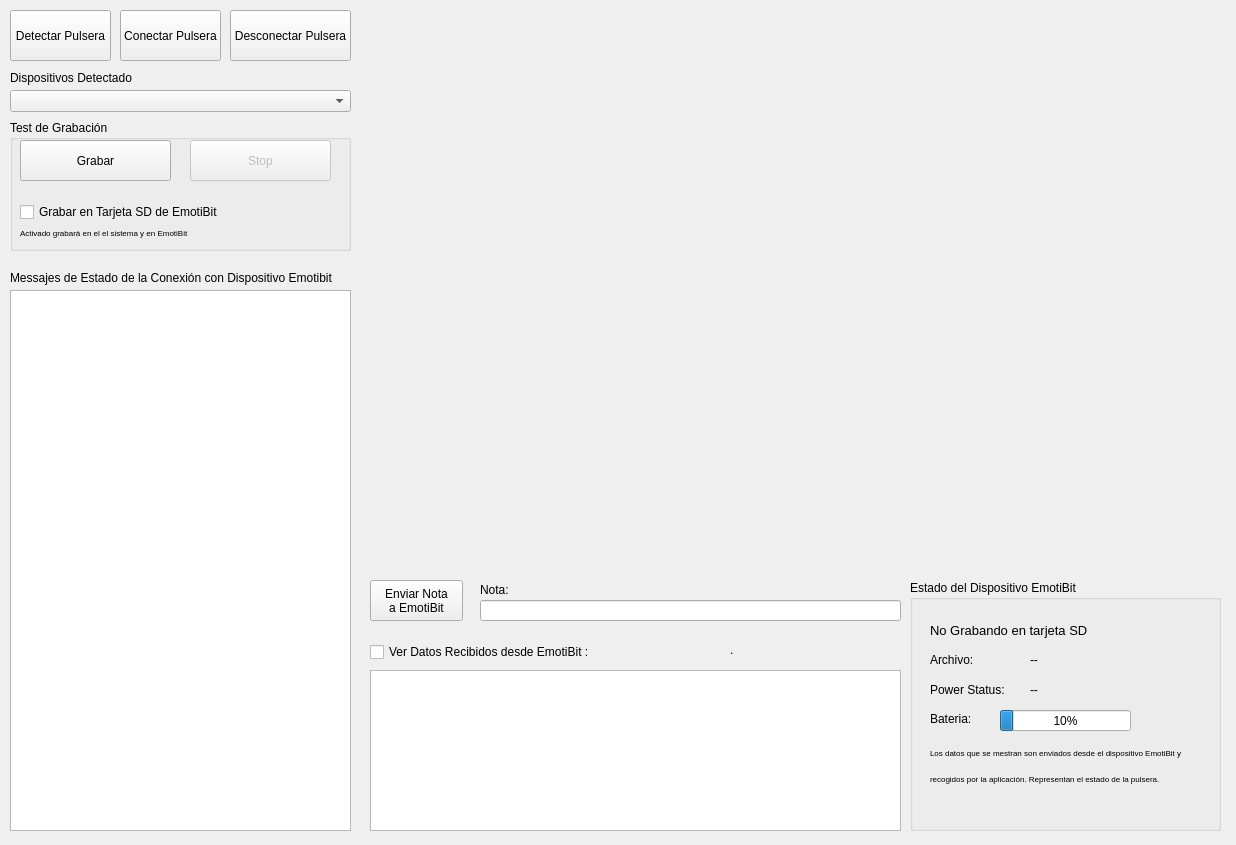
<?xml version="1.0" encoding="UTF-8"?>
<ui version="4.0">
 <class>FormVistaEmotiBit</class>
 <widget class="QWidget" name="FormVistaEmotiBit">
  <property name="geometry">
   <rect>
    <x>0</x>
    <y>0</y>
    <width>1236</width>
    <height>845</height>
   </rect>
  </property>
  <property name="focusPolicy">
   <enum>Qt::StrongFocus</enum>
  </property>
  <property name="windowTitle">
   <string>Form</string>
  </property>
  <widget class="QPushButton" name="pushButtonNota">
   <property name="geometry">
    <rect>
     <x>370</x>
     <y>580</y>
     <width>93</width>
     <height>41</height>
    </rect>
   </property>
   <property name="text">
    <string>Enviar Nota 
a EmotiBit</string>
   </property>
  </widget>
  <widget class="QPushButton" name="pushButtonConectar">
   <property name="geometry">
    <rect>
     <x>120</x>
     <y>10</y>
     <width>101</width>
     <height>51</height>
    </rect>
   </property>
   <property name="text">
    <string>Conectar Pulsera</string>
   </property>
  </widget>
  <widget class="QTextBrowser" name="textBrowserPaquetes">
   <property name="geometry">
    <rect>
     <x>370</x>
     <y>670</y>
     <width>531</width>
     <height>161</height>
    </rect>
   </property>
  </widget>
  <widget class="QGroupBox" name="groupBox_2">
   <property name="geometry">
    <rect>
     <x>910</x>
     <y>580</y>
     <width>311</width>
     <height>251</height>
    </rect>
   </property>
   <property name="title">
    <string>Estado del Dispositivo EmotiBit</string>
   </property>
   <widget class="QLabel" name="label_Grabar">
    <property name="geometry">
     <rect>
      <x>20</x>
      <y>40</y>
      <width>191</width>
      <height>20</height>
     </rect>
    </property>
    <property name="font">
     <font>
      <pointsize>10</pointsize>
      <bold>false</bold>
     </font>
    </property>
    <property name="text">
     <string>No Grabando en tarjeta SD</string>
    </property>
   </widget>
   <widget class="QLabel" name="label_PowerStatus">
    <property name="geometry">
     <rect>
      <x>20</x>
      <y>100</y>
      <width>81</width>
      <height>20</height>
     </rect>
    </property>
    <property name="text">
     <string>Power Status:</string>
    </property>
   </widget>
   <widget class="QLabel" name="labelBateria">
    <property name="geometry">
     <rect>
      <x>20</x>
      <y>129</y>
      <width>63</width>
      <height>20</height>
     </rect>
    </property>
    <property name="text">
     <string>Bateria:</string>
    </property>
   </widget>
   <widget class="QProgressBar" name="progressBarBatery">
    <property name="enabled">
     <bool>true</bool>
    </property>
    <property name="geometry">
     <rect>
      <x>90</x>
      <y>130</y>
      <width>131</width>
      <height>21</height>
     </rect>
    </property>
    <property name="toolTip">
     <string/>
    </property>
    <property name="autoFillBackground">
     <bool>true</bool>
    </property>
    <property name="value">
     <number>10</number>
    </property>
    <property name="alignment">
     <set>Qt::AlignLeading|Qt::AlignLeft|Qt::AlignVCenter</set>
    </property>
    <property name="textVisible">
     <bool>true</bool>
    </property>
    <property name="invertedAppearance">
     <bool>false</bool>
    </property>
   </widget>
   <widget class="QLabel" name="label_nombreArchivo">
    <property name="geometry">
     <rect>
      <x>120</x>
      <y>70</y>
      <width>281</width>
      <height>20</height>
     </rect>
    </property>
    <property name="text">
     <string>--</string>
    </property>
   </widget>
   <widget class="QLabel" name="label_2">
    <property name="geometry">
     <rect>
      <x>20</x>
      <y>70</y>
      <width>63</width>
      <height>20</height>
     </rect>
    </property>
    <property name="text">
     <string>Archivo:</string>
    </property>
   </widget>
   <widget class="QLabel" name="label_Modo">
    <property name="geometry">
     <rect>
      <x>120</x>
      <y>100</y>
      <width>241</width>
      <height>20</height>
     </rect>
    </property>
    <property name="text">
     <string>--</string>
    </property>
   </widget>
   <widget class="QLabel" name="label_4">
    <property name="geometry">
     <rect>
      <x>20</x>
      <y>170</y>
      <width>351</width>
      <height>41</height>
     </rect>
    </property>
    <property name="text">
     <string>&lt;html&gt;&lt;head/&gt;&lt;body&gt;&lt;p&gt;&lt;span style=&quot; vertical-align:super;&quot;&gt;Los datos que se mestran son enviados desde el dispositivo EmotiBit y&lt;/span&gt;&lt;/p&gt;&lt;p&gt;&lt;span style=&quot; vertical-align:super;&quot;&gt;recogidos por la aplicación.   Representan el estado de la pulsera.&lt;/span&gt;&lt;/p&gt;&lt;/body&gt;&lt;/html&gt;</string>
    </property>
   </widget>
  </widget>
  <widget class="QCheckBox" name="checkBoxPaquetesRecibidos">
   <property name="geometry">
    <rect>
     <x>370</x>
     <y>640</y>
     <width>531</width>
     <height>24</height>
    </rect>
   </property>
   <property name="text">
    <string>Ver Datos Recibidos desde EmotiBit :</string>
   </property>
  </widget>
  <widget class="QLineEdit" name="lineEditNota">
   <property name="geometry">
    <rect>
     <x>480</x>
     <y>600</y>
     <width>421</width>
     <height>21</height>
    </rect>
   </property>
  </widget>
  <widget class="QComboBox" name="comboBoxDispositivos">
   <property name="geometry">
    <rect>
     <x>10</x>
     <y>90</y>
     <width>341</width>
     <height>22</height>
    </rect>
   </property>
  </widget>
  <widget class="QLabel" name="label_5">
   <property name="geometry">
    <rect>
     <x>480</x>
     <y>580</y>
     <width>63</width>
     <height>20</height>
    </rect>
   </property>
   <property name="text">
    <string>Nota:</string>
   </property>
  </widget>
  <widget class="QLabel" name="label">
   <property name="geometry">
    <rect>
     <x>10</x>
     <y>270</y>
     <width>341</width>
     <height>16</height>
    </rect>
   </property>
   <property name="text">
    <string>Messajes de Estado de la Conexión con Dispositivo Emotibit</string>
   </property>
  </widget>
  <widget class="QLabel" name="label_3">
   <property name="geometry">
    <rect>
     <x>10</x>
     <y>70</y>
     <width>131</width>
     <height>16</height>
    </rect>
   </property>
   <property name="text">
    <string>Dispositivos Detectado</string>
   </property>
  </widget>
  <widget class="FormPlot" name="widget" native="true">
   <property name="geometry">
    <rect>
     <x>370</x>
     <y>10</y>
     <width>851</width>
     <height>561</height>
    </rect>
   </property>
   <property name="palette">
    <palette>
     <active>
      <colorrole role="Button">
       <brush brushstyle="SolidPattern">
        <color alpha="255">
         <red>241</red>
         <green>244</green>
         <blue>242</blue>
        </color>
       </brush>
      </colorrole>
      <colorrole role="Light">
       <brush brushstyle="SolidPattern">
        <color alpha="255">
         <red>236</red>
         <green>239</green>
         <blue>237</blue>
        </color>
       </brush>
      </colorrole>
      <colorrole role="Dark">
       <brush brushstyle="SolidPattern">
        <color alpha="255">
         <red>85</red>
         <green>255</green>
         <blue>0</blue>
        </color>
       </brush>
      </colorrole>
      <colorrole role="Mid">
       <brush brushstyle="SolidPattern">
        <color alpha="255">
         <red>255</red>
         <green>255</green>
         <blue>127</blue>
        </color>
       </brush>
      </colorrole>
      <colorrole role="Shadow">
       <brush brushstyle="SolidPattern">
        <color alpha="255">
         <red>255</red>
         <green>255</green>
         <blue>255</blue>
        </color>
       </brush>
      </colorrole>
      <colorrole role="PlaceholderText">
       <brush brushstyle="SolidPattern">
        <color alpha="128">
         <red>252</red>
         <green>255</green>
         <blue>252</blue>
        </color>
       </brush>
      </colorrole>
     </active>
     <inactive>
      <colorrole role="Button">
       <brush brushstyle="SolidPattern">
        <color alpha="255">
         <red>241</red>
         <green>244</green>
         <blue>242</blue>
        </color>
       </brush>
      </colorrole>
      <colorrole role="Light">
       <brush brushstyle="SolidPattern">
        <color alpha="255">
         <red>252</red>
         <green>255</green>
         <blue>252</blue>
        </color>
       </brush>
      </colorrole>
      <colorrole role="Dark">
       <brush brushstyle="SolidPattern">
        <color alpha="255">
         <red>85</red>
         <green>255</green>
         <blue>0</blue>
        </color>
       </brush>
      </colorrole>
      <colorrole role="Mid">
       <brush brushstyle="SolidPattern">
        <color alpha="255">
         <red>255</red>
         <green>255</green>
         <blue>127</blue>
        </color>
       </brush>
      </colorrole>
      <colorrole role="Shadow">
       <brush brushstyle="SolidPattern">
        <color alpha="255">
         <red>255</red>
         <green>255</green>
         <blue>255</blue>
        </color>
       </brush>
      </colorrole>
      <colorrole role="PlaceholderText">
       <brush brushstyle="SolidPattern">
        <color alpha="128">
         <red>252</red>
         <green>255</green>
         <blue>252</blue>
        </color>
       </brush>
      </colorrole>
     </inactive>
     <disabled>
      <colorrole role="Button">
       <brush brushstyle="SolidPattern">
        <color alpha="255">
         <red>241</red>
         <green>244</green>
         <blue>242</blue>
        </color>
       </brush>
      </colorrole>
      <colorrole role="Light">
       <brush brushstyle="SolidPattern">
        <color alpha="255">
         <red>255</red>
         <green>255</green>
         <blue>255</blue>
        </color>
       </brush>
      </colorrole>
      <colorrole role="Dark">
       <brush brushstyle="SolidPattern">
        <color alpha="255">
         <red>85</red>
         <green>255</green>
         <blue>0</blue>
        </color>
       </brush>
      </colorrole>
      <colorrole role="Mid">
       <brush brushstyle="SolidPattern">
        <color alpha="255">
         <red>255</red>
         <green>255</green>
         <blue>127</blue>
        </color>
       </brush>
      </colorrole>
      <colorrole role="Shadow">
       <brush brushstyle="SolidPattern">
        <color alpha="255">
         <red>255</red>
         <green>255</green>
         <blue>255</blue>
        </color>
       </brush>
      </colorrole>
      <colorrole role="PlaceholderText">
       <brush brushstyle="SolidPattern">
        <color alpha="128">
         <red>252</red>
         <green>255</green>
         <blue>252</blue>
        </color>
       </brush>
      </colorrole>
     </disabled>
    </palette>
   </property>
  </widget>
  <widget class="QGroupBox" name="groupBox">
   <property name="geometry">
    <rect>
     <x>10</x>
     <y>120</y>
     <width>341</width>
     <height>131</height>
    </rect>
   </property>
   <property name="title">
    <string>Test de Grabación</string>
   </property>
   <widget class="QPushButton" name="pushButtonStop">
    <property name="enabled">
     <bool>false</bool>
    </property>
    <property name="geometry">
     <rect>
      <x>180</x>
      <y>20</y>
      <width>141</width>
      <height>41</height>
     </rect>
    </property>
    <property name="text">
     <string>Stop</string>
    </property>
   </widget>
   <widget class="QPushButton" name="pushButtonGrabar">
    <property name="geometry">
     <rect>
      <x>10</x>
      <y>20</y>
      <width>151</width>
      <height>41</height>
     </rect>
    </property>
    <property name="text">
     <string>Grabar</string>
    </property>
   </widget>
   <widget class="QCheckBox" name="checkBoxGrabarEnSD">
    <property name="geometry">
     <rect>
      <x>10</x>
      <y>80</y>
      <width>211</width>
      <height>24</height>
     </rect>
    </property>
    <property name="text">
     <string>Grabar en Tarjeta SD de EmotiBit</string>
    </property>
   </widget>
   <widget class="QLabel" name="label_6">
    <property name="geometry">
     <rect>
      <x>10</x>
      <y>100</y>
      <width>331</width>
      <height>20</height>
     </rect>
    </property>
    <property name="text">
     <string>&lt;html&gt;&lt;head/&gt;&lt;body&gt;&lt;p&gt;&lt;span style=&quot; vertical-align:sub;&quot;&gt;Activado grabará  en el el sistema  y en EmotiBit&lt;/span&gt;&lt;/p&gt;&lt;/body&gt;&lt;/html&gt;</string>
    </property>
   </widget>
  </widget>
  <widget class="QTextBrowser" name="textBrowserMensajes">
   <property name="geometry">
    <rect>
     <x>10</x>
     <y>290</y>
     <width>341</width>
     <height>541</height>
    </rect>
   </property>
  </widget>
  <widget class="QPushButton" name="pushButtonDetectarPulsera">
   <property name="geometry">
    <rect>
     <x>10</x>
     <y>10</y>
     <width>101</width>
     <height>51</height>
    </rect>
   </property>
   <property name="text">
    <string>Detectar Pulsera</string>
   </property>
  </widget>
  <widget class="QPushButton" name="pushButtonDesconectar">
   <property name="geometry">
    <rect>
     <x>230</x>
     <y>10</y>
     <width>121</width>
     <height>51</height>
    </rect>
   </property>
   <property name="text">
    <string>Desconectar Pulsera</string>
   </property>
  </widget>
  <widget class="QLabel" name="label_kk">
   <property name="geometry">
    <rect>
     <x>730</x>
     <y>640</y>
     <width>63</width>
     <height>20</height>
    </rect>
   </property>
   <property name="text">
    <string>.</string>
   </property>
  </widget>
 </widget>
 <customwidgets>
  <customwidget>
   <class>FormPlot</class>
   <extends>QWidget</extends>
   <header>formplot.h</header>
   <container>1</container>
  </customwidget>
 </customwidgets>
 <resources/>
 <connections/>
</ui>
